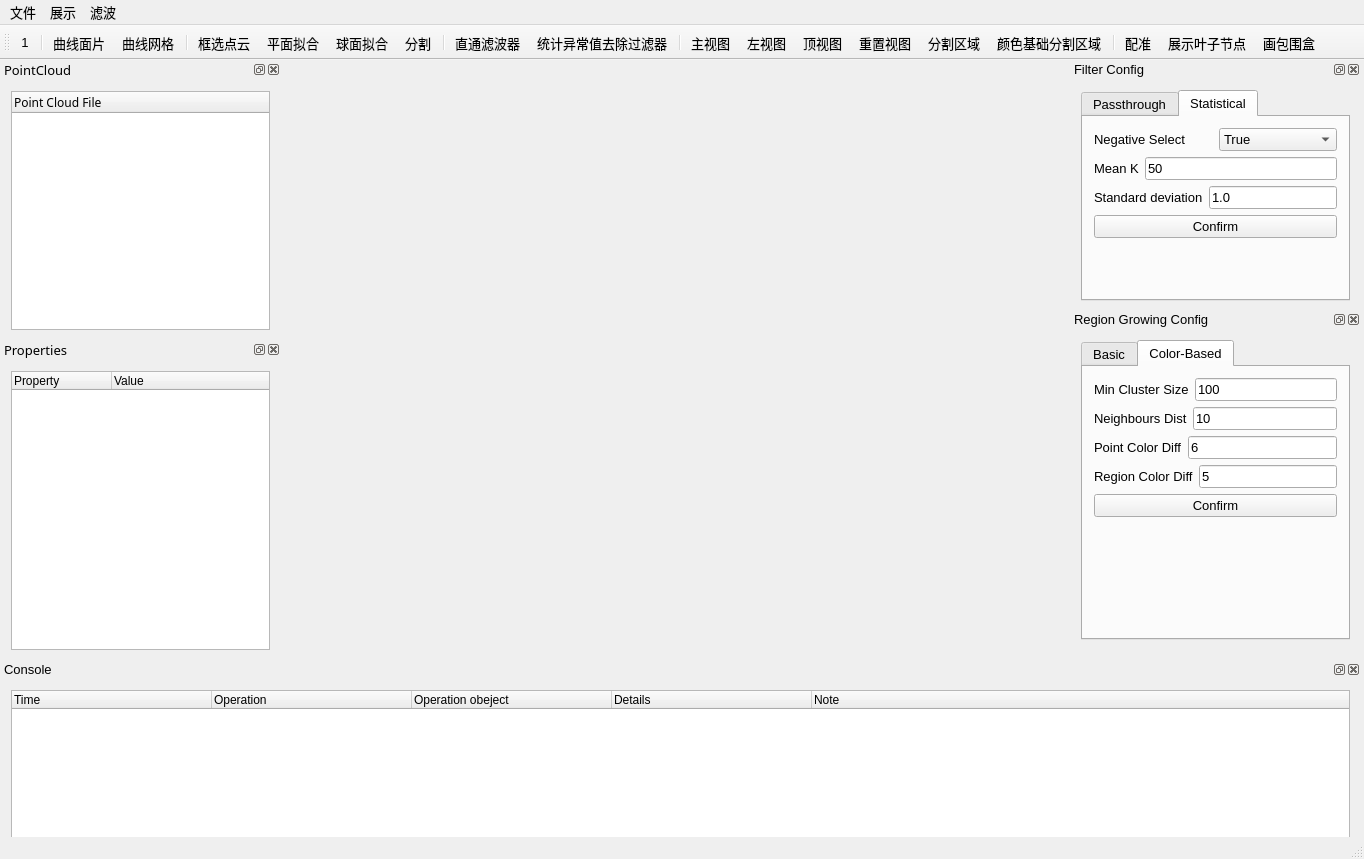
<?xml version="1.0" encoding="UTF-8"?>
<ui version="4.0">
 <class>PointCloudToolsClass</class>
 <widget class="QMainWindow" name="PointCloudToolsClass">
  <property name="geometry">
   <rect>
    <x>0</x>
    <y>0</y>
    <width>1364</width>
    <height>859</height>
   </rect>
  </property>
  <property name="font">
   <font>
    <pointsize>10</pointsize>
   </font>
  </property>
  <property name="windowTitle">
   <string>点云处理</string>
  </property>
  <property name="windowIcon">
   <iconset resource="PointCloudTools.qrc">
    <normaloff>:/PointCloudTools/icon/Selection_Out.svg</normaloff>:/PointCloudTools/icon/Selection_Out.svg</iconset>
  </property>
  <widget class="QWidget" name="centralWidget">
   <widget class="QDockWidget" name="consoleDock">
    <property name="geometry">
     <rect>
      <x>0</x>
      <y>600</y>
      <width>1361</width>
      <height>211</height>
     </rect>
    </property>
    <property name="minimumSize">
     <size>
      <width>200</width>
      <height>140</height>
     </size>
    </property>
    <property name="maximumSize">
     <size>
      <width>524287</width>
      <height>220</height>
     </size>
    </property>
    <property name="windowTitle">
     <string>Console</string>
    </property>
    <widget class="QWidget" name="dockWidgetContents_7">
     <layout class="QVBoxLayout" name="verticalLayout_5">
      <item>
       <widget class="QTableWidget" name="consoleTable">
        <property name="showGrid">
         <bool>false</bool>
        </property>
        <property name="gridStyle">
         <enum>Qt::SolidLine</enum>
        </property>
        <property name="rowCount">
         <number>0</number>
        </property>
        <property name="columnCount">
         <number>5</number>
        </property>
        <attribute name="horizontalHeaderVisible">
         <bool>true</bool>
        </attribute>
        <attribute name="horizontalHeaderDefaultSectionSize">
         <number>200</number>
        </attribute>
        <attribute name="horizontalHeaderStretchLastSection">
         <bool>true</bool>
        </attribute>
        <attribute name="verticalHeaderVisible">
         <bool>false</bool>
        </attribute>
        <column>
         <property name="text">
          <string>Time</string>
         </property>
         <property name="textAlignment">
          <set>AlignLeading|AlignVCenter</set>
         </property>
        </column>
        <column>
         <property name="text">
          <string>Operation</string>
         </property>
         <property name="textAlignment">
          <set>AlignLeading|AlignVCenter</set>
         </property>
        </column>
        <column>
         <property name="text">
          <string>Operation obeject</string>
         </property>
         <property name="textAlignment">
          <set>AlignLeading|AlignVCenter</set>
         </property>
        </column>
        <column>
         <property name="text">
          <string>Details</string>
         </property>
         <property name="textAlignment">
          <set>AlignLeading|AlignVCenter</set>
         </property>
        </column>
        <column>
         <property name="text">
          <string>Note</string>
         </property>
         <property name="textAlignment">
          <set>AlignLeading|AlignVCenter</set>
         </property>
        </column>
       </widget>
      </item>
     </layout>
    </widget>
   </widget>
   <widget class="QWidget" name="widget" native="true">
    <property name="geometry">
     <rect>
      <x>280</x>
      <y>0</y>
      <width>791</width>
      <height>591</height>
     </rect>
    </property>
    <widget class="QVTKWidget" name="qvtkWidget">
     <property name="geometry">
      <rect>
       <x>0</x>
       <y>-10</y>
       <width>791</width>
       <height>601</height>
      </rect>
     </property>
    </widget>
   </widget>
   <widget class="QDockWidget" name="propertyDock">
    <property name="geometry">
     <rect>
      <x>0</x>
      <y>280</y>
      <width>281</width>
      <height>321</height>
     </rect>
    </property>
    <property name="minimumSize">
     <size>
      <width>250</width>
      <height>233</height>
     </size>
    </property>
    <property name="font">
     <font>
      <family>微软雅黑</family>
      <pointsize>10</pointsize>
     </font>
    </property>
    <property name="windowTitle">
     <string>Properties</string>
    </property>
    <widget class="QWidget" name="dockWidgetContents_6">
     <layout class="QVBoxLayout" name="verticalLayout_4">
      <item>
       <widget class="QTableWidget" name="propertyTable">
        <property name="minimumSize">
         <size>
          <width>0</width>
          <height>180</height>
         </size>
        </property>
        <property name="font">
         <font>
          <pointsize>9</pointsize>
         </font>
        </property>
        <property name="frameShadow">
         <enum>QFrame::Sunken</enum>
        </property>
        <property name="midLineWidth">
         <number>0</number>
        </property>
        <property name="horizontalScrollBarPolicy">
         <enum>Qt::ScrollBarAsNeeded</enum>
        </property>
        <property name="sizeAdjustPolicy">
         <enum>QAbstractScrollArea::AdjustIgnored</enum>
        </property>
        <property name="autoScroll">
         <bool>true</bool>
        </property>
        <property name="editTriggers">
         <set>QAbstractItemView::NoEditTriggers</set>
        </property>
        <property name="tabKeyNavigation">
         <bool>true</bool>
        </property>
        <property name="showDropIndicator" stdset="0">
         <bool>true</bool>
        </property>
        <property name="dragDropOverwriteMode">
         <bool>true</bool>
        </property>
        <property name="alternatingRowColors">
         <bool>false</bool>
        </property>
        <property name="selectionMode">
         <enum>QAbstractItemView::ExtendedSelection</enum>
        </property>
        <property name="textElideMode">
         <enum>Qt::ElideLeft</enum>
        </property>
        <property name="horizontalScrollMode">
         <enum>QAbstractItemView::ScrollPerItem</enum>
        </property>
        <property name="showGrid">
         <bool>false</bool>
        </property>
        <property name="wordWrap">
         <bool>true</bool>
        </property>
        <property name="cornerButtonEnabled">
         <bool>true</bool>
        </property>
        <property name="rowCount">
         <number>4</number>
        </property>
        <property name="columnCount">
         <number>2</number>
        </property>
        <attribute name="horizontalHeaderCascadingSectionResizes">
         <bool>false</bool>
        </attribute>
        <attribute name="horizontalHeaderMinimumSectionSize">
         <number>25</number>
        </attribute>
        <attribute name="horizontalHeaderDefaultSectionSize">
         <number>100</number>
        </attribute>
        <attribute name="horizontalHeaderHighlightSections">
         <bool>true</bool>
        </attribute>
        <attribute name="horizontalHeaderStretchLastSection">
         <bool>true</bool>
        </attribute>
        <attribute name="verticalHeaderVisible">
         <bool>false</bool>
        </attribute>
        <attribute name="verticalHeaderCascadingSectionResizes">
         <bool>false</bool>
        </attribute>
        <row/>
        <row/>
        <row/>
        <row/>
        <column>
         <property name="text">
          <string>Property</string>
         </property>
         <property name="textAlignment">
          <set>AlignLeading|AlignVCenter</set>
         </property>
        </column>
        <column>
         <property name="text">
          <string>Value</string>
         </property>
         <property name="textAlignment">
          <set>AlignLeading|AlignVCenter</set>
         </property>
        </column>
       </widget>
      </item>
     </layout>
    </widget>
   </widget>
   <widget class="QDockWidget" name="dataDock">
    <property name="geometry">
     <rect>
      <x>0</x>
      <y>0</y>
      <width>281</width>
      <height>281</height>
     </rect>
    </property>
    <property name="minimumSize">
     <size>
      <width>250</width>
      <height>233</height>
     </size>
    </property>
    <property name="maximumSize">
     <size>
      <width>300</width>
      <height>524287</height>
     </size>
    </property>
    <property name="font">
     <font>
      <family>微软雅黑</family>
      <pointsize>10</pointsize>
     </font>
    </property>
    <property name="windowTitle">
     <string>PointCloud</string>
    </property>
    <widget class="QWidget" name="dockWidgetContents_5">
     <layout class="QVBoxLayout" name="verticalLayout_3">
      <item>
       <widget class="QTreeWidget" name="dataTree">
        <property name="minimumSize">
         <size>
          <width>0</width>
          <height>180</height>
         </size>
        </property>
        <property name="font">
         <font>
          <family>微软雅黑</family>
          <pointsize>9</pointsize>
         </font>
        </property>
        <property name="contextMenuPolicy">
         <enum>Qt::CustomContextMenu</enum>
        </property>
        <column>
         <property name="text">
          <string>Point Cloud File</string>
         </property>
        </column>
       </widget>
      </item>
     </layout>
    </widget>
   </widget>
   <widget class="QDockWidget" name="filterDock">
    <property name="geometry">
     <rect>
      <x>1070</x>
      <y>0</y>
      <width>291</width>
      <height>252</height>
     </rect>
    </property>
    <property name="windowTitle">
     <string>Filter Config</string>
    </property>
    <widget class="QWidget" name="dockWidgetContents_2">
     <layout class="QGridLayout" name="gridLayout">
      <item row="0" column="0">
       <widget class="QTabWidget" name="filterTab">
        <property name="currentIndex">
         <number>1</number>
        </property>
        <widget class="QWidget" name="filterTab1">
         <attribute name="title">
          <string>Passthrough</string>
         </attribute>
         <layout class="QVBoxLayout" name="verticalLayout">
          <item>
           <layout class="QHBoxLayout" name="horizontalLayout_12">
            <item>
             <widget class="QLabel" name="axis">
              <property name="text">
               <string>Axis</string>
              </property>
             </widget>
            </item>
            <item>
             <widget class="QComboBox" name="axis_input">
              <item>
               <property name="text">
                <string>x</string>
               </property>
              </item>
              <item>
               <property name="text">
                <string>y</string>
               </property>
              </item>
              <item>
               <property name="text">
                <string>z</string>
               </property>
              </item>
             </widget>
            </item>
           </layout>
          </item>
          <item>
           <layout class="QHBoxLayout" name="horizontalLayout_14">
            <item>
             <widget class="QLabel" name="lower_limit">
              <property name="text">
               <string>Lower limit</string>
              </property>
             </widget>
            </item>
            <item>
             <widget class="QLineEdit" name="lower_limit_input">
              <property name="text">
               <string>0.0</string>
              </property>
             </widget>
            </item>
           </layout>
          </item>
          <item>
           <layout class="QHBoxLayout" name="horizontalLayout_15">
            <item>
             <widget class="QLabel" name="upper_limit">
              <property name="text">
               <string>Upper limit</string>
              </property>
             </widget>
            </item>
            <item>
             <widget class="QLineEdit" name="upper_limit_input">
              <property name="text">
               <string>1.0</string>
              </property>
             </widget>
            </item>
           </layout>
          </item>
          <item>
           <widget class="QPushButton" name="passthrough_confirm">
            <property name="text">
             <string>Confirm</string>
            </property>
           </widget>
          </item>
          <item>
           <spacer name="verticalSpacer">
            <property name="orientation">
             <enum>Qt::Vertical</enum>
            </property>
            <property name="sizeHint" stdset="0">
             <size>
              <width>20</width>
              <height>40</height>
             </size>
            </property>
           </spacer>
          </item>
         </layout>
        </widget>
        <widget class="QWidget" name="filterTab2">
         <attribute name="title">
          <string>Statistical</string>
         </attribute>
         <layout class="QVBoxLayout" name="verticalLayout_6">
          <item>
           <layout class="QHBoxLayout" name="horizontalLayout_16">
            <item>
             <widget class="QLabel" name="negative">
              <property name="text">
               <string>Negative Select</string>
              </property>
             </widget>
            </item>
            <item>
             <widget class="QComboBox" name="negative_input">
              <item>
               <property name="text">
                <string>True</string>
               </property>
              </item>
              <item>
               <property name="text">
                <string>False</string>
               </property>
              </item>
             </widget>
            </item>
           </layout>
          </item>
          <item>
           <layout class="QHBoxLayout" name="horizontalLayout_17">
            <item>
             <widget class="QLabel" name="meank">
              <property name="text">
               <string>Mean K</string>
              </property>
             </widget>
            </item>
            <item>
             <widget class="QLineEdit" name="meank_input">
              <property name="text">
               <string>50</string>
              </property>
             </widget>
            </item>
           </layout>
          </item>
          <item>
           <layout class="QHBoxLayout" name="horizontalLayout_18">
            <item>
             <widget class="QLabel" name="stddev">
              <property name="text">
               <string>Standard deviation</string>
              </property>
             </widget>
            </item>
            <item>
             <widget class="QLineEdit" name="stddev_input">
              <property name="text">
               <string>1.0</string>
              </property>
             </widget>
            </item>
           </layout>
          </item>
          <item>
           <widget class="QPushButton" name="statistical_confirm">
            <property name="text">
             <string>Confirm</string>
            </property>
           </widget>
          </item>
          <item>
           <spacer name="verticalSpacer_2">
            <property name="orientation">
             <enum>Qt::Vertical</enum>
            </property>
            <property name="sizeHint" stdset="0">
             <size>
              <width>20</width>
              <height>40</height>
             </size>
            </property>
           </spacer>
          </item>
         </layout>
        </widget>
       </widget>
      </item>
     </layout>
    </widget>
   </widget>
   <widget class="QDockWidget" name="regionGrowingDock">
    <property name="enabled">
     <bool>true</bool>
    </property>
    <property name="geometry">
     <rect>
      <x>1070</x>
      <y>250</y>
      <width>291</width>
      <height>341</height>
     </rect>
    </property>
    <property name="windowTitle">
     <string>Region Growing Config</string>
    </property>
    <widget class="QWidget" name="dockWidgetContents">
     <layout class="QGridLayout" name="gridLayout_2">
      <item row="1" column="0">
       <widget class="QTabWidget" name="rgTab">
        <property name="currentIndex">
         <number>1</number>
        </property>
        <widget class="QWidget" name="rgTab1">
         <attribute name="title">
          <string>Basic</string>
         </attribute>
         <layout class="QVBoxLayout" name="verticalLayout_2">
          <item>
           <layout class="QHBoxLayout" name="horizontalLayout">
            <item>
             <widget class="QLabel" name="ksearch">
              <property name="text">
               <string>K Search</string>
              </property>
             </widget>
            </item>
            <item>
             <widget class="QLineEdit" name="ksearch_input">
              <property name="text">
               <string>50</string>
              </property>
              <property name="alignment">
               <set>Qt::AlignLeading|Qt::AlignLeft|Qt::AlignVCenter</set>
              </property>
             </widget>
            </item>
           </layout>
          </item>
          <item>
           <layout class="QHBoxLayout" name="horizontalLayout_2">
            <item>
             <widget class="QLabel" name="min_cluster_size">
              <property name="text">
               <string>Min Cluster Size</string>
              </property>
             </widget>
            </item>
            <item>
             <widget class="QLineEdit" name="min_cluster_size_input">
              <property name="text">
               <string>50</string>
              </property>
             </widget>
            </item>
           </layout>
          </item>
          <item>
           <layout class="QHBoxLayout" name="horizontalLayout_3">
            <item>
             <widget class="QLabel" name="max_cluster_size">
              <property name="text">
               <string>Max Cluster Size</string>
              </property>
             </widget>
            </item>
            <item>
             <widget class="QLineEdit" name="max_cluster_size_input">
              <property name="text">
               <string>1000000</string>
              </property>
             </widget>
            </item>
           </layout>
          </item>
          <item>
           <layout class="QHBoxLayout" name="horizontalLayout_4">
            <item>
             <widget class="QLabel" name="neighbour_num">
              <property name="text">
               <string>Neighbour Num</string>
              </property>
             </widget>
            </item>
            <item>
             <widget class="QLineEdit" name="neighbour_num_input">
              <property name="text">
               <string>30</string>
              </property>
             </widget>
            </item>
           </layout>
          </item>
          <item>
           <layout class="QHBoxLayout" name="horizontalLayout_6">
            <item>
             <widget class="QLabel" name="smoothness_theta">
              <property name="text">
               <string>Smoothness Theta</string>
              </property>
             </widget>
            </item>
            <item>
             <widget class="QLineEdit" name="smoothness_theta_input">
              <property name="text">
               <string>0.052359878</string>
              </property>
             </widget>
            </item>
           </layout>
          </item>
          <item>
           <layout class="QHBoxLayout" name="horizontalLayout_7">
            <item>
             <widget class="QLabel" name="curvature">
              <property name="text">
               <string>Curvature</string>
              </property>
             </widget>
            </item>
            <item>
             <widget class="QLineEdit" name="curvature_input">
              <property name="text">
               <string>1.0</string>
              </property>
             </widget>
            </item>
           </layout>
          </item>
          <item>
           <widget class="QPushButton" name="basic_confirm">
            <property name="text">
             <string>Confirm</string>
            </property>
           </widget>
          </item>
          <item>
           <spacer name="basic_verticalSpacer">
            <property name="orientation">
             <enum>Qt::Vertical</enum>
            </property>
            <property name="sizeHint" stdset="0">
             <size>
              <width>20</width>
              <height>40</height>
             </size>
            </property>
           </spacer>
          </item>
         </layout>
        </widget>
        <widget class="QWidget" name="rgTab2">
         <attribute name="title">
          <string>Color-Based</string>
         </attribute>
         <layout class="QVBoxLayout" name="verticalLayout_7">
          <item>
           <layout class="QHBoxLayout" name="horizontalLayout_8">
            <item>
             <widget class="QLabel" name="min_cluster_size2">
              <property name="text">
               <string>Min Cluster Size</string>
              </property>
             </widget>
            </item>
            <item>
             <widget class="QLineEdit" name="min_cluster_size2_input">
              <property name="text">
               <string>100</string>
              </property>
             </widget>
            </item>
           </layout>
          </item>
          <item>
           <layout class="QHBoxLayout" name="horizontalLayout_9">
            <item>
             <widget class="QLabel" name="neighbours_dist">
              <property name="text">
               <string>Neighbours Dist</string>
              </property>
             </widget>
            </item>
            <item>
             <widget class="QLineEdit" name="neighbours_dist_input">
              <property name="text">
               <string>10</string>
              </property>
             </widget>
            </item>
           </layout>
          </item>
          <item>
           <layout class="QHBoxLayout" name="horizontalLayout_10">
            <item>
             <widget class="QLabel" name="point_color_diff">
              <property name="text">
               <string>Point Color Diff</string>
              </property>
             </widget>
            </item>
            <item>
             <widget class="QLineEdit" name="point_color_diff_input">
              <property name="text">
               <string>6</string>
              </property>
             </widget>
            </item>
           </layout>
          </item>
          <item>
           <layout class="QHBoxLayout" name="horizontalLayout_11">
            <item>
             <widget class="QLabel" name="region_color_diff">
              <property name="text">
               <string>Region Color Diff</string>
              </property>
             </widget>
            </item>
            <item>
             <widget class="QLineEdit" name="region_color_diff_input">
              <property name="text">
               <string>5</string>
              </property>
             </widget>
            </item>
           </layout>
          </item>
          <item>
           <widget class="QPushButton" name="color_confirm">
            <property name="text">
             <string>Confirm</string>
            </property>
           </widget>
          </item>
          <item>
           <spacer name="color_verticalSpacer">
            <property name="orientation">
             <enum>Qt::Vertical</enum>
            </property>
            <property name="sizeHint" stdset="0">
             <size>
              <width>20</width>
              <height>40</height>
             </size>
            </property>
           </spacer>
          </item>
         </layout>
        </widget>
       </widget>
      </item>
     </layout>
    </widget>
   </widget>
  </widget>
  <widget class="QMenuBar" name="menuBar">
   <property name="geometry">
    <rect>
     <x>0</x>
     <y>0</y>
     <width>1364</width>
     <height>23</height>
    </rect>
   </property>
   <widget class="QMenu" name="menu">
    <property name="title">
     <string>文件</string>
    </property>
    <addaction name="open"/>
    <addaction name="AddAction"/>
    <addaction name="clear"/>
    <addaction name="save"/>
    <addaction name="exit"/>
   </widget>
   <widget class="QMenu" name="menu_2">
    <property name="title">
     <string>展示</string>
    </property>
    <widget class="QMenu" name="menu_3">
     <property name="title">
      <string>主题</string>
     </property>
     <addaction name="actionOrigin"/>
     <addaction name="actionLight"/>
     <addaction name="actionDark"/>
    </widget>
    <widget class="QMenu" name="menu_4">
     <property name="title">
      <string>语言</string>
     </property>
     <addaction name="actionEnglish"/>
     <addaction name="actionChinese"/>
    </widget>
    <addaction name="menu_3"/>
    <addaction name="menu_4"/>
   </widget>
   <widget class="QMenu" name="menu_5">
    <property name="title">
     <string>滤波</string>
    </property>
    <addaction name="actionPassThrough"/>
    <addaction name="actionStatisticalOutlierRemoval"/>
   </widget>
   <addaction name="menu"/>
   <addaction name="menu_2"/>
   <addaction name="menu_5"/>
  </widget>
  <widget class="QToolBar" name="mainToolBar">
   <attribute name="toolBarArea">
    <enum>TopToolBarArea</enum>
   </attribute>
   <attribute name="toolBarBreak">
    <bool>false</bool>
   </attribute>
   <addaction name="action1_2"/>
   <addaction name="separator"/>
   <addaction name="meshsurfaceAction"/>
   <addaction name="wireframeAction"/>
   <addaction name="separator"/>
   <addaction name="pickingaction"/>
   <addaction name="actionPlanFit"/>
   <addaction name="sphereAction"/>
   <addaction name="segmentationAction"/>
   <addaction name="separator"/>
   <addaction name="actionPassThrough"/>
   <addaction name="actionStatisticalOutlierRemoval"/>
   <addaction name="separator"/>
   <addaction name="mainwindowaction"/>
   <addaction name="leftviewaction"/>
   <addaction name="topviewaction"/>
   <addaction name="resetviewaction"/>
   <addaction name="actionRegionGrowing"/>
   <addaction name="actionColorBasedRegionGrowing"/>
   <addaction name="separator"/>
   <addaction name="RegistrationAction"/>
   <addaction name="showleafnodeaction"/>
   <addaction name="boxaction"/>
  </widget>
  <widget class="QStatusBar" name="statusBar"/>
  <action name="open">
   <property name="text">
    <string>打开</string>
   </property>
  </action>
  <action name="clear">
   <property name="text">
    <string>清除</string>
   </property>
  </action>
  <action name="save">
   <property name="text">
    <string>保存</string>
   </property>
  </action>
  <action name="action1_2">
   <property name="icon">
    <iconset resource="PointCloudTools.qrc">
     <normaloff>:/PointCloudTools/icon/disconnect.svg</normaloff>:/PointCloudTools/icon/disconnect.svg</iconset>
   </property>
   <property name="text">
    <string>1</string>
   </property>
  </action>
  <action name="actionOrigin">
   <property name="text">
    <string>原始</string>
   </property>
  </action>
  <action name="actionLight">
   <property name="text">
    <string>亮</string>
   </property>
  </action>
  <action name="actionDark">
   <property name="text">
    <string>暗</string>
   </property>
  </action>
  <action name="actionEnglish">
   <property name="text">
    <string>英语</string>
   </property>
  </action>
  <action name="actionChinese">
   <property name="text">
    <string>中文</string>
   </property>
  </action>
  <action name="meshsurfaceAction">
   <property name="icon">
    <iconset resource="PointCloudTools.qrc">
     <normaloff>:/PointCloudTools/icon/tool_curve.svg</normaloff>:/PointCloudTools/icon/tool_curve.svg</iconset>
   </property>
   <property name="text">
    <string>曲线面片</string>
   </property>
  </action>
  <action name="wireframeAction">
   <property name="icon">
    <iconset resource="PointCloudTools.qrc">
     <normaloff>:/PointCloudTools/icon/map-gnomonic.svg</normaloff>:/PointCloudTools/icon/map-gnomonic.svg</iconset>
   </property>
   <property name="text">
    <string>曲线网格</string>
   </property>
  </action>
  <action name="AddAction">
   <property name="text">
    <string>添加点云模型</string>
   </property>
  </action>
  <action name="actionPlanFit">
   <property name="icon">
    <iconset resource="PointCloudTools.qrc">
     <normaloff>:/PointCloudTools/icon/show-gpu-effects.svg</normaloff>:/PointCloudTools/icon/show-gpu-effects.svg</iconset>
   </property>
   <property name="text">
    <string>平面拟合</string>
   </property>
  </action>
  <action name="mainwindowaction">
   <property name="icon">
    <iconset resource="PointCloudTools.qrc">
     <normaloff>:/PointCloudTools/icon/view_front.svg</normaloff>:/PointCloudTools/icon/view_front.svg</iconset>
   </property>
   <property name="text">
    <string>主视图</string>
   </property>
  </action>
  <action name="leftviewaction">
   <property name="icon">
    <iconset resource="PointCloudTools.qrc">
     <normaloff>:/PointCloudTools/icon/view_leftside.svg</normaloff>:/PointCloudTools/icon/view_leftside.svg</iconset>
   </property>
   <property name="text">
    <string>左视图</string>
   </property>
  </action>
  <action name="topviewaction">
   <property name="icon">
    <iconset resource="PointCloudTools.qrc">
     <normaloff>:/PointCloudTools/icon/view_top.svg</normaloff>:/PointCloudTools/icon/view_top.svg</iconset>
   </property>
   <property name="text">
    <string>顶视图</string>
   </property>
  </action>
  <action name="resetviewaction">
   <property name="icon">
    <iconset resource="PointCloudTools.qrc">
     <normaloff>:/PointCloudTools/icon/view-refresh.svg</normaloff>:/PointCloudTools/icon/view-refresh.svg</iconset>
   </property>
   <property name="text">
    <string>重置视图</string>
   </property>
  </action>
  <action name="exit">
   <property name="icon">
    <iconset resource="PointCloudTools.qrc">
     <normaloff>:/PointCloudTools/icon/application-exit.svg</normaloff>:/PointCloudTools/icon/application-exit.svg</iconset>
   </property>
   <property name="text">
    <string>退出</string>
   </property>
  </action>
  <action name="sphereAction">
   <property name="icon">
    <iconset resource="PointCloudTools.qrc">
     <normaloff>:/PointCloudTools/icon/snap-nodes-smooth.svg</normaloff>:/PointCloudTools/icon/snap-nodes-smooth.svg</iconset>
   </property>
   <property name="text">
    <string>球面拟合</string>
   </property>
  </action>
  <action name="pickingaction">
   <property name="icon">
    <iconset resource="PointCloudTools.qrc">
     <normaloff>:/PointCloudTools/icon/window-restore.svg</normaloff>:/PointCloudTools/icon/window-restore.svg</iconset>
   </property>
   <property name="text">
    <string>框选点云</string>
   </property>
  </action>
  <action name="segmentationAction">
   <property name="icon">
    <iconset resource="PointCloudTools.qrc">
     <normaloff>:/PointCloudTools/icon/dependency.svg</normaloff>:/PointCloudTools/icon/dependency.svg</iconset>
   </property>
   <property name="text">
    <string>分割</string>
   </property>
  </action>
  <action name="actionPassThrough">
   <property name="icon">
    <iconset resource="PointCloudTools.qrc">
     <normaloff>:/PointCloudTools/icon/atmosphere.svg</normaloff>:/PointCloudTools/icon/atmosphere.svg</iconset>
   </property>
   <property name="text">
    <string>直通滤波器</string>
   </property>
  </action>
  <action name="actionStatisticalOutlierRemoval">
   <property name="icon">
    <iconset resource="PointCloudTools.qrc">
     <normaloff>:/PointCloudTools/icon/clear.svg</normaloff>:/PointCloudTools/icon/clear.svg</iconset>
   </property>
   <property name="text">
    <string>统计异常值去除过滤器</string>
   </property>
  </action>
  <action name="actionRegionGrowing">
   <property name="icon">
    <iconset resource="PointCloudTools.qrc">
     <normaloff>:/PointCloudTools/icon/channelmixer.svg</normaloff>:/PointCloudTools/icon/channelmixer.svg</iconset>
   </property>
   <property name="text">
    <string>分割区域</string>
   </property>
  </action>
  <action name="actionColorBasedRegionGrowing">
   <property name="icon">
    <iconset resource="PointCloudTools.qrc">
     <normaloff>:/PointCloudTools/icon/filename-moodbar.svg</normaloff>:/PointCloudTools/icon/filename-moodbar.svg</iconset>
   </property>
   <property name="text">
    <string>颜色基础分割区域</string>
   </property>
  </action>
  <action name="RegistrationAction">
   <property name="icon">
    <iconset resource="PointCloudTools.qrc">
     <normaloff>:/PointCloudTools/icon/office-chart-polar.svg</normaloff>:/PointCloudTools/icon/office-chart-polar.svg</iconset>
   </property>
   <property name="text">
    <string>配准</string>
   </property>
  </action>
  <action name="showleafnodeaction">
   <property name="icon">
    <iconset resource="PointCloudTools.qrc">
     <normaloff>:/PointCloudTools/icon/object-ungroup-symbolic.svg</normaloff>:/PointCloudTools/icon/object-ungroup-symbolic.svg</iconset>
   </property>
   <property name="text">
    <string>展示叶子节点</string>
   </property>
  </action>
  <action name="boxaction">
   <property name="icon">
    <iconset resource="PointCloudTools.qrc">
     <normaloff>:/PointCloudTools/icon/draw-cuboid.svg</normaloff>:/PointCloudTools/icon/draw-cuboid.svg</iconset>
   </property>
   <property name="text">
    <string>画包围盒</string>
   </property>
  </action>
 </widget>
 <layoutdefault spacing="6" margin="11"/>
 <customwidgets>
  <customwidget>
   <class>QVTKWidget</class>
   <extends>QWidget</extends>
   <header>QVTKWidget.h</header>
  </customwidget>
 </customwidgets>
 <resources>
  <include location="PointCloudTools.qrc"/>
 </resources>
 <connections/>
</ui>
